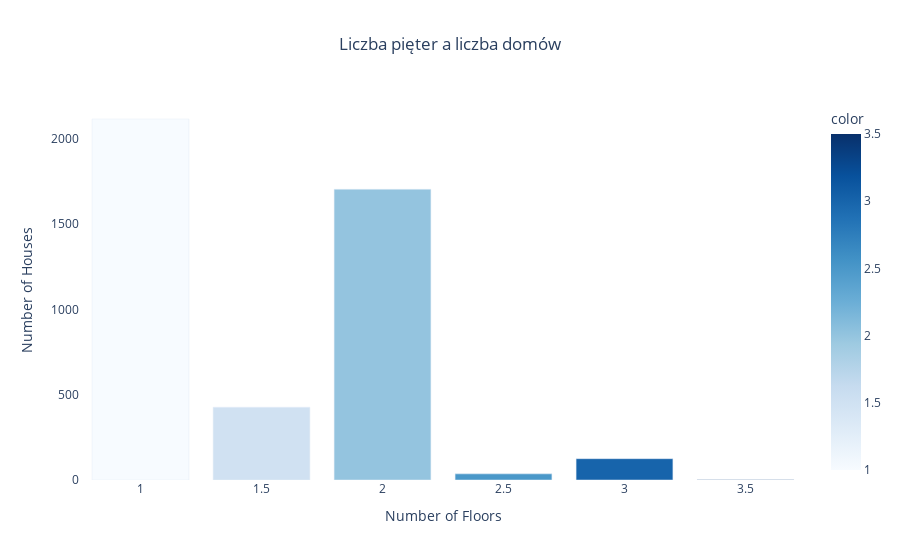

Write notebook code for a chart like this one.
### Markdown cell above
### 8.7. Liczba pięter a liczba domów

### Code cell
# Liczba pięter a liczba domów
fig = px.bar(
    x=data.floors.value_counts().index,
    y=data.floors.value_counts().values,
    labels={"x": "Number of Floors", "y": "Number of Houses"},
    title="Liczba pięter a liczba domów",
    color=data.floors.value_counts().index,
    color_continuous_scale="Blues"
)

# Ustawienie tła na białe i wyśrodkowanie tytułu
fig.update_layout(
    plot_bgcolor='white',
    paper_bgcolor='white',
    title_x=0.5
)

# Wyświetlenie wykresu
fig.show()

### Figure 1 — Plotly figure (JSON) as saved in the notebook; plotly's stock layout.template omitted (floating-point values rounded to 4 significant figures)
{"data": [{"alignmentgroup": "True", "hovertemplate": "Number of Floors=%{x}<br>Number of Houses=%{y}<br>color=%{marker.color}<extra></extra>", "legendgroup": "", "marker": {"color": [1, 2, 1.5, 3, 2.5, 3.5], "coloraxis": "coloraxis", "pattern": {"shape": ""}}, "name": "", "offsetgroup": "", "orientation": "v", "showlegend": false, "textposition": "auto", "type": "bar", "x": [1, 2, 1.5, 3, 2.5, 3.5], "xaxis": "x", "y": [2117, 1705, 427, 125, 36, 2], "yaxis": "y"}], "layout": {"barmode": "relative", "coloraxis": {"colorbar": {"title": {"text": "color"}}, "colorscale": [[0, "rgb(247,251,255)"], [0.125, "rgb(222,235,247)"], [0.25, "rgb(198,219,239)"], [0.375, "rgb(158,202,225)"], [0.5, "rgb(107,174,214)"], [0.625, "rgb(66,146,198)"], [0.75, "rgb(33,113,181)"], [0.875, "rgb(8,81,156)"], [1, "rgb(8,48,107)"]]}, "legend": {"tracegroupgap": 0}, "paper_bgcolor": "white", "plot_bgcolor": "white", "title": {"text": "Liczba pięter a liczba domów", "x": 0.5}, "xaxis": {"anchor": "y", "domain": [0, 1], "title": {"text": "Number of Floors"}}, "yaxis": {"anchor": "x", "domain": [0, 1], "title": {"text": "Number of Houses"}}}}
